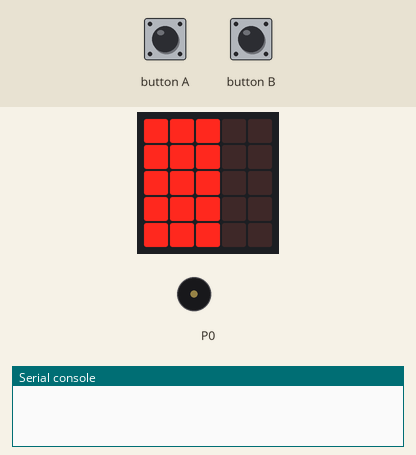
Bench run of a program on a simulated BBC micro:bit running MicroPython. On the bench: the board's 5×5 LED display, buzzer (waves = sounding), the last lines printed to the serial console. The test bench sets the inputs (shaded band). Random numbers come from a fixed seed.

Above: at 0.92 s.
1.4 s: button B pressed for 0.15 s
At 3.6 s:
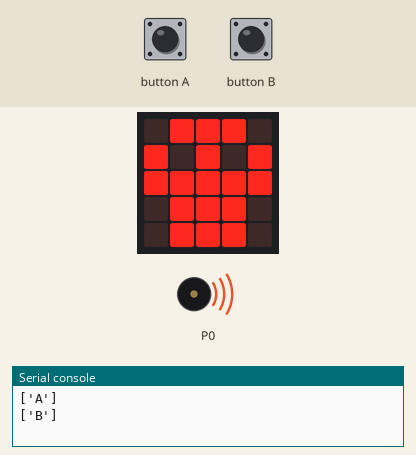
At 6.5 s:
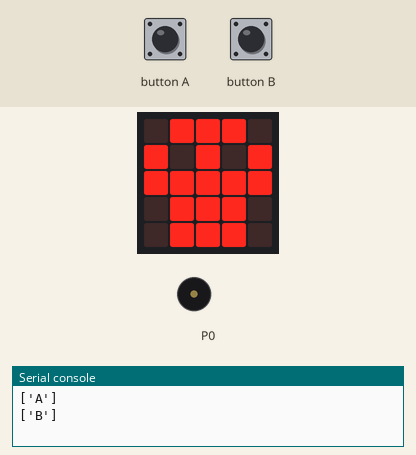
Timing chart, 0 to 8.0 s (numbered marks = the images above; inputs shaded):
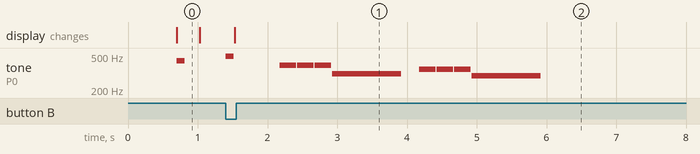

The program:

simon_game.py
```python
# Imports go at the top
from microbit import *
import random
import music

pattern = []

# Code in a 'while True:' loop repeats forever
while True:
    sleep(500)
    letter = random.choice(['A','B'])
    pattern.append(letter)

    for i in pattern:
        sleep(200)
        if i == 'A':

            display.show(Image('99900:'
                               '99900:'
                               '99900:'
                               '99900:'
                               '99900'))
            music.play('a:1')
            sleep(200)
            display.clear()
        if i == 'B':
            display.show(Image('00999:'
                               '00999:'
                               '00999:'
                               '00999:'
                               '00999'))
            music.play('b:1')
            sleep(200)
            display.clear()


    print(pattern)

    guess = []
    while len(guess) != len(pattern):
        if button_a.was_pressed():
            guess.append('A')
            music.play('a:1')
        if button_b.was_pressed():
            guess.append('B')
            music.play('b:1')

    print(guess)

    if guess != pattern:
        display.show(Image.SKULL)
        sleep(400)
        music.play(music.DADADADUM)
        break


        
```

Measured:
- after the input at 1.4 s, tone on P0: plays 494 Hz for 0.12 s, 392 Hz for 0.24 s, 392 Hz for 0.24 s, 392 Hz for 0.24 s, 311 Hz for 0.99 s, 349 Hz for 0.24 s … (9 notes in this stretch), starting at once; the display: changes after 0.13 s (image 1)
